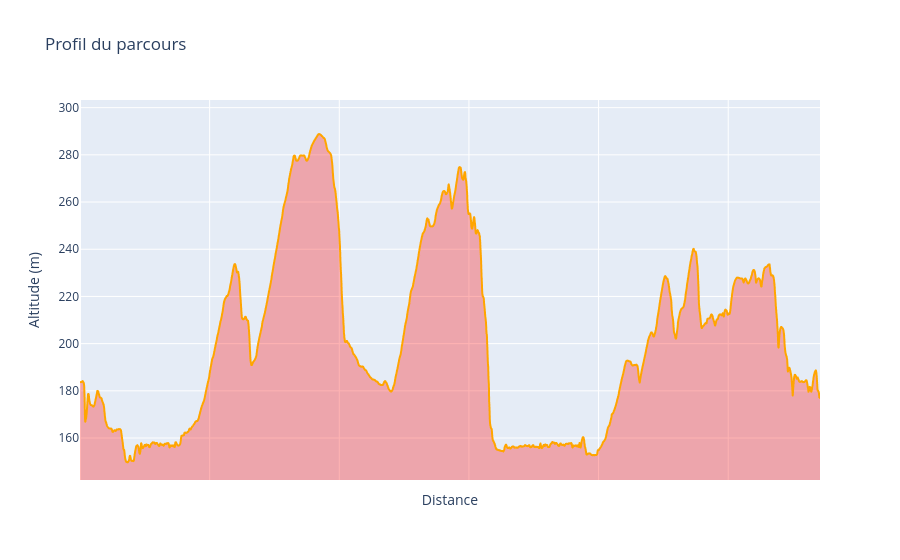

The cell this chart's notebook holds for it:
### Code cell
fig = px.line(x=range(len(elevation[trip_key])), y=elevation[trip_key], title='Profil du parcours', labels={"x": "Distance", "y": "Altitude (m)"})
fig.update_traces(fill='tozeroy', fillcolor='rgba(255, 0, 0, 0.3)', line=dict(color='orange', width=2))
fig.update_xaxes(showticklabels=False)
fig.update_yaxes(range=[0.95*min(elevation[trip_key]), 1.05*max(elevation[trip_key])], tick0=0)
fig

### Figure 1 — Plotly figure (JSON) as saved in the notebook; plotly's stock layout.template omitted (floating-point values rounded to 4 significant figures; data arrays with more than 128 entries replaced by an {"elided": "..."} marker saying what was removed)
{"data": [{"fill": "tozeroy", "fillcolor": "rgba(255, 0, 0, 0.3)", "hovertemplate": "Distance=%{x}<br>Altitude (m)=%{y}<extra></extra>", "legendgroup": "", "line": {"color": "orange", "dash": "solid", "width": 2}, "marker": {"symbol": "circle"}, "mode": "lines", "name": "", "showlegend": false, "type": "scattergl", "x": {"elided": "5709 int values"}, "xaxis": "x", "y": {"elided": "5709 float values"}, "yaxis": "y"}], "layout": {"legend": {"tracegroupgap": 0}, "title": {"text": "Profil du parcours"}, "xaxis": {"anchor": "y", "domain": [0, 1], "showticklabels": false, "title": {"text": "Distance"}}, "yaxis": {"anchor": "x", "domain": [0, 1], "range": [142.2, 303.2], "tick0": 0, "title": {"text": "Altitude (m)"}}}}
